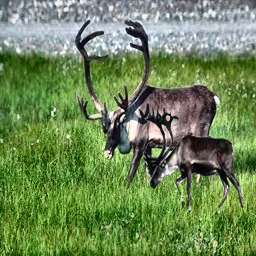
#> input picture ml-finalproject/train_set/tp_trainset/Tp_D_CNN_M_N_ani00023_ani00024_10205.tif, 256 x 256 px; its folder holds only this picture in this run
$ jupyter execute --allow-errors IFL-3_UNET_4.3.ipynb   (shell and % lines are left out)
#> lines starting #> are read from the running program, lines starting #| are printed output that depends on the picture
# 1. Importing Libraries & Loading Data

## 1.x. Installing Libraries and Modules

[cell 1]
# Note: No need to run the cell if you have installed the ff. libraries or frameworks.
# Note: Hide the cells by clicking the arrow button beside the markdown.

[cell 2]
#!pip install pandas
#!pip install numpy
#!pip install matplotlib
#!pip install opencv-python
#!pip install tqdm
#!pip install seaborn
#!pip install joblib
#!pip install scikit-learn
#!pip install imageio
#!pip install tensorflow
#!pip install pillow

## 1.x. Importing Libraries and Modules

[cell 3]
import pandas as pd
import numpy as np
import matplotlib.pyplot as plt
from matplotlib import gridspec
import os
import cv2
from tqdm import tqdm
import seaborn as sns
import joblib
import warnings
import math
import pickle as pk
import datetime
from sklearn.model_selection import train_test_split
from sklearn.utils import shuffle
from imageio import imread
import imageio
import tensorflow as tf
import tensorflow.keras as keras
from tensorflow.keras import layers,Model,Sequential
from tensorflow.keras.layers import Dropout,Activation,InputLayer,LSTM,GRU,Bidirectional,TimeDistributed,Flatten,Dense,BatchNormalization,MaxPooling2D,Conv2D,Input,Concatenate,LeakyReLU
warnings.filterwarnings('ignore')
from tensorflow.keras.layers import Conv2D, Conv2DTranspose
from tensorflow.keras.callbacks import TensorBoard, ModelCheckpoint, EarlyStopping, ReduceLROnPlateau
from tensorflow.keras.optimizers import Adam
from tensorflow.keras.preprocessing.image import ImageDataGenerator, array_to_img, img_to_array, load_img
from tensorflow.keras.layers import concatenate, add
from tensorflow.keras.models import load_model
from tensorflow.keras.utils import to_categorical
from tensorflow.keras.preprocessing import image_dataset_from_directory, image # new
from PIL import Image
from pathlib import Path
import imghdr
import shutil
import random

## 1.x. Getting a Sample from the CASIA v2.0 Dataset

### Run IFL-3_UNET_ds.ipynb

[cell 4]
# Run the IFL-3_UNET_ds.ipynb notebook to get a sample from the dataset.
# Verify the following folders with their corresponding no. of images:
    # train_set
      # tp_trainset, 200 images - mix of .jpeg and .tif files
      # tp_mask_trainset, 200 images - all .png files
    # val_set
      # tp_valset, 50 images - mix of .jpeg and .tif files

[cell 5]
# tp_trainset gets the first 200 images from the Tp folder of CASIA v2.0
   # tp_mask_trainset is the corresponding groundtruth masks (targets) of tp_trainset's images
# tp_valset randomly gets 50 images from the Tp folder of CASIA v2.0 - which is distinct from the ones in tp_trainset

[cell 6]
# Destination directories
tp_ts = "train_set/tp_trainset"
tp_vs = "val_set/tp_valset"
tp_mask_ts = "train_set/tp_mask_trainset"

### 1.x. Checking tp_ts

[cell 7]
#Sample files names in Tp images
os.listdir(tp_ts)[:5]

[cell 8]
# List of filenames in Tp images directory
tp_files = os.listdir(tp_ts)
print("Number of Images in tp_ts folder:", len(tp_files)) #800

### 1.x. Checking tp_mask_ts

#> (a cell that did not finish here is left out)

#> (a cell that did not finish here is left out)

### 1.x. Checking tp_vs

#> (a cell that did not finish here is left out)

#> (a cell that did not finish here is left out)

# 2. Preprocessing

[cell 13]
# Note: No need to run the section if you have the images preprocessed already.
# Note: To verify if you have preprocessed the images, check the destination directory folders: tp_trainset and tp_valset - if they're resized accordingly.

## 2.x. tp_ts& tp_vs: Normalizing Pixel Values

[cell 14]
def px_normalization(directory):
    # Get list of image files in the directory
#> called with directory = 'train_set/tp_trainset'
    image_files = [f for f in os.listdir(directory) if f.endswith((".jpg", ".png", ".tif"))]

    # Iterate through each image file in the directory with tqdm progress bar
    for filename in tqdm(image_files, desc="Normalizing images"):
        # Read the image
        img_path = os.path.join(directory, filename)
        img = cv2.imread(img_path)
#> img is the input picture: shape (256, 256, 3); mean B, G, R 86.3, 135.4, 109.9

        # Convert color format to RGB for TIFF images
        if filename.endswith(".tif"):
            img = cv2.cvtColor(img, cv2.COLOR_BGR2RGB)

        # Ensure the image is in the correct data type and range
        img = img.astype('float32')  # Convert to float32
        img = img / 255.0  # Normalize pixel values

        # Convert color format back to BGR for JPEG images
        if filename.endswith(".tif"):
            img = cv2.cvtColor(img, cv2.COLOR_RGB2BGR)

        # Convert back to uint8 data type
        img = (img * 255).astype('uint8')

        # Overwrite the original image with the normalized image
        cv2.imwrite(img_path, img)

[cell 15]
# Normalize pixel values in the training set
px_normalization(tp_ts) #800

#> (a cell that did not finish here is left out)


## 2.x. tp_mask_ts: Normalizing & Binarizing Pixel Values

[cell 17]
def bin_norm_gt_masks(mask_dir):
    # Get the list of all files in the directory
    mask_files = [f for f in os.listdir(mask_dir) if os.path.isfile(os.path.join(mask_dir, f))]

    for mask_file in tqdm(mask_files, desc="Binarizing and Normalizing Ground Truth Masks"):
        mask_path = os.path.join(mask_dir, mask_file)

        # Read the mask image
        mask = cv2.imread(mask_path, cv2.IMREAD_GRAYSCALE)

        if mask is None:
            continue  # Skip if the mask cannot be read
            print("I cannot be read.")

        # Binarize the mask: ensure pixel values are 0 or 1
        _, binarized_mask = cv2.threshold(mask, 127, 255, cv2.THRESH_BINARY)

        # Normalize the mask to have pixel values between 0 and 1
        normalized_mask = binarized_mask / 255.0

        # Save the normalized mask back to the same path
        cv2.imwrite(mask_path, (normalized_mask * 255).astype(np.uint8))

#> (a cell that did not finish here is left out)

## 2.x. Histogram Equalization (CLAHE)

[cell 19]
def pp_clahe(directory):
    # Create CLAHE object
#> called with directory = 'train_set/tp_trainset'
    clahe = cv2.createCLAHE(clipLimit=2.0, tileGridSize=(8, 8))

    # Initialize a counter for successfully converted images
    converted_count = 0

    # List all files in the directory
    files = [f for f in os.listdir(directory) if f.endswith('.jpg') or f.endswith('.tif')]

    # Iterate over each file with a progress bar
    for file in tqdm(files, desc=f'Processing {directory}'):
        # Construct full file path
        file_path = os.path.join(directory, file)

        try:
            # Read the image
            image = cv2.imread(file_path, cv2.IMREAD_COLOR)

            # Convert the image from BGR to LAB color space
            lab = cv2.cvtColor(image, cv2.COLOR_BGR2LAB)
#> lab: shape (256, 256, 3); mean of channels 0, 1, 2 135.3, 110.8, 150.8

            # Split the LAB image to different channels
            l, a, b = cv2.split(lab)
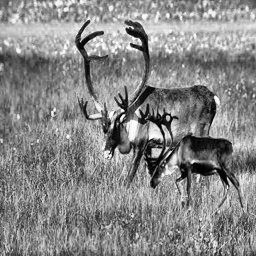
#> l: shape (256, 256); min 0, max 255, mean 135.3
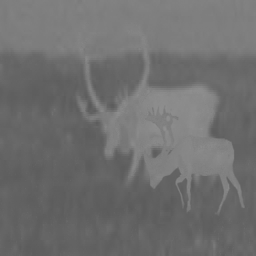
#> a: shape (256, 256); min 90, max 143, mean 110.8
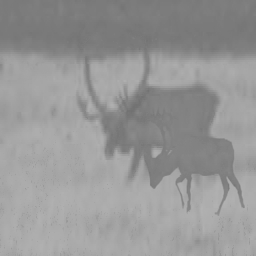
#> b: shape (256, 256); min 113, max 178, mean 150.8

            # Apply CLAHE to the L-channel
            cl = clahe.apply(l)
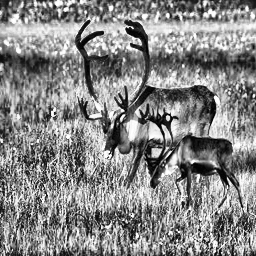
#> cl: shape (256, 256); min 0, max 255, mean 134.7

            # Merge the CLAHE enhanced L-channel back with A and B channels
            limg = cv2.merge((cl, a, b))
#> limg: shape (256, 256, 3); mean of channels 0, 1, 2 134.7, 110.8, 150.8

            # Convert the image back to BGR color space
            final_img = cv2.cvtColor(limg, cv2.COLOR_LAB2BGR)
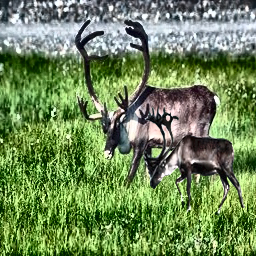
#> final_img: shape (256, 256, 3); mean B, G, R 88.6, 136.1, 110.8

            # Save the processed image back to the same file path
            cv2.imwrite(file_path, final_img)

            # Increment the counter
            converted_count += 1

        except Exception as e:
            print(f"Error processing file {file_path}: {e}")

[cell 20]
# Apply CLAHE to the images in the directories
pp_clahe(tp_ts)

#> (a cell that did not finish here is left out)


## 2.x. Tp: Image Standardization (256x256x3)

[cell 22]
# Q: Why are we resizing the images to 256x256x3?
# A: From the original 512x512x3, we are resizing the images to 256x256x3 to reduce the computational complexity of the model.

# Q: Can the U-Net accept the image if it is not in 256x256x3?
# A: No.

[cell 23]
def resize_and_convert_images(directory):
    # Get list of files in the directory
#> called with directory = 'train_set/tp_trainset'
    files = os.listdir(directory)

    # Iterate over the files
    for file in tqdm(files, desc="Resizing and Converting Images", unit="image"):
        # Construct file path
        file_path = os.path.join(directory, file)

        # Open image using PIL
        image = Image.open(file_path)

        # Resize image to 256x256
        image = image.resize((256, 256))

        # Convert image to RGB if it's not already in RGB format
        if image.mode != "RGB":
            image = image.convert("RGB")

        # Overwrite the original image with the resized and converted image
        image.save(file_path)

[cell 24]
# Resize and convert images in train set directory
resize_and_convert_images(tp_ts)

#> (a cell that did not finish here is left out)


## 2.x. Gt: Image Standardization (256x256x1)

[cell 26]
# Note: No need to run the section if you have the images preprocessed already.
# Note: To verify if you have preprocessed the images, check the destination directory folders: tp_trainset and tp_valset - if they're resized accordingly.

[cell 27]
# Q: Why are we resizing the images to 256x256x1?
# A: Groundtruth (Gt) Images will serve as the targets of our model. Channel is '1' since Gt images are in grayscale - meaning pixels could either be 1s or 0s, authentic or tampered.

[cell 28]
def resize_groundtruth_images(directory):
    # Get list of files in the directory
    files = os.listdir(directory)

    # Iterate over the files
    for file in tqdm(files, desc="Resizing Groundtruth Images", unit="image"):
        # Construct file path
        file_path = os.path.join(directory, file)

        # Open image using PIL
        image = Image.open(file_path)

        # Resize image to 256x256
        image = image.resize((256, 256))

        # Convert image to grayscale if it's not already in grayscale format
        if image.mode != "L":
            image = image.convert("L")

        # Overwrite the original image with the resized image
        image.save(file_path)

[cell 29]
# Destination directory
tp_mask_ts = "train_set/tp_mask_trainset"

#> (a cell that did not finish here is left out)

## 2.x. Converting Images to Arrays (tp_ts & tp_vs)

[cell 31]
# Note: No need to run the section if you have the images preprocessed already.

[cell 32]
# Q: Why convert the images to arrays?
# A: Compatibility with Neural Networks: Deep learning frameworks like TensorFlow and PyTorch typically expect inputs in the form of numerical arrays.
# A: It is a fundamental step in preparing data for deep learning models.

[cell 33]
def images_to_arrays(directory):
    # Get list of files in the directory
    files = os.listdir(directory)

    # Initialize an empty list to store image arrays
    image_arrays = []

    # Iterate over the files
    for file in tqdm(files, desc="Converting Images to Arrays", unit="image"):
        # Construct file path
        file_path = os.path.join(directory, file)

        # Open image using PIL
        image = Image.open(file_path)

        # Convert image to numpy array
        image_array = np.array(image)

        # Append image array to list
        image_arrays.append(image_array)

    # Convert list of image arrays to numpy array
    image_arrays = np.array(image_arrays)

    return image_arrays

[cell 34]
# Convert images to arrays for train set
tp_ts_arrays = images_to_arrays(tp_ts)
print("Train Set Arrays Shape:", tp_ts_arrays.shape) # Shape: 200, 256, 256, 3
#| Train Set Arrays Shape: (1, 256, 256, 3)

#> (a cell that did not finish here is left out)

print("Validation Set Arrays Shape:", tp_vs_arrays.shape) # Shape: 50, 256, 256, 3

## 2.x. Converting Gt Images to Arrays (tp_mask_ts)

#> (a cell that did not finish here is left out)

print("Train Set Arrays Shape:", tp_mask_ts_arrays.shape) # Shape: 200, 256, 256

## 2.x. Data Type Checking, Conversion, & Standardization

[cell 37]
# Check current dtype
print("Current dtype of tp_ts_arrays:", tp_ts_arrays.dtype)
#| Current dtype of tp_ts_arrays: uint8

$ run again, on ml-finalproject/train_set/tp_trainset/Tp_D_CRN_M_N_nat00083_ani00001_10097.tif
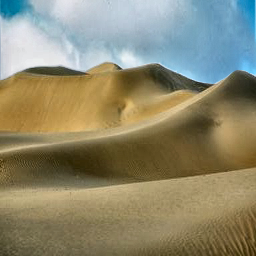
#> input picture ml-finalproject/train_set/tp_trainset/Tp_D_CRN_M_N_nat00083_ani00001_10097.tif, 256 x 256 px
#> in px_normalization, img is the input picture: shape (256, 256, 3); mean B, G, R 110.9, 136.3, 140.7
#> lab: shape (256, 256, 3); mean of channels 0, 1, 2 144, 127.3, 143.1
#> in pp_clahe, `cl = clahe.apply(l)`:
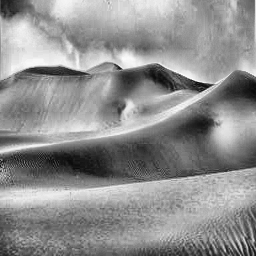
#> cl: shape (256, 256); min 9, max 251, mean 143
#> limg: shape (256, 256, 3); mean of channels 0, 1, 2 143, 127.3, 143.1
#> in pp_clahe, `final_img = cv2.cvtColor(limg, cv2.COLOR_LAB2BGR)`:
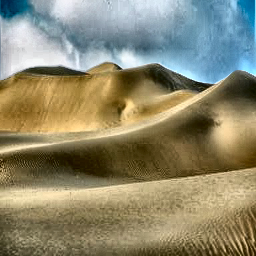
#> final_img: shape (256, 256, 3); mean B, G, R 110.1, 135.9, 140.6
#| Train Set Arrays Shape: (1, 256, 256, 3)
#| Current dtype of tp_ts_arrays: uint8

$ run again, on ml-finalproject/train_set/tp_trainset/Tp_D_CRN_S_N_art00067_art00092_11808.jpg
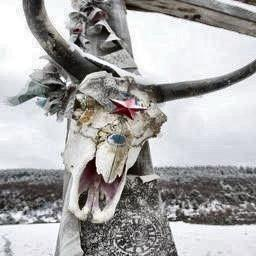
#> input picture ml-finalproject/train_set/tp_trainset/Tp_D_CRN_S_N_art00067_art00092_11808.jpg, 256 x 256 px
#> in px_normalization, img is the input picture: shape (256, 256, 3); mean B, G, R 167.7, 167.5, 168.6
#> lab: shape (256, 256, 3); mean of channels 0, 1, 2 172.4, 128.5, 128.1
#> in pp_clahe, `l, a, b = cv2.split(lab)`:
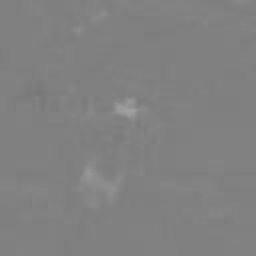
#> a: shape (256, 256); min 120, max 161, mean 128.5
#> limg: shape (256, 256, 3); mean of channels 0, 1, 2 163.8, 128.5, 128.1
#> in pp_clahe, `final_img = cv2.cvtColor(limg, cv2.COLOR_LAB2BGR)`:
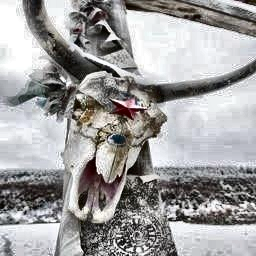
#> final_img: shape (256, 256, 3); mean B, G, R 159.3, 159.1, 160
#| Train Set Arrays Shape: (1, 256, 256, 3)
#| Current dtype of tp_ts_arrays: uint8
